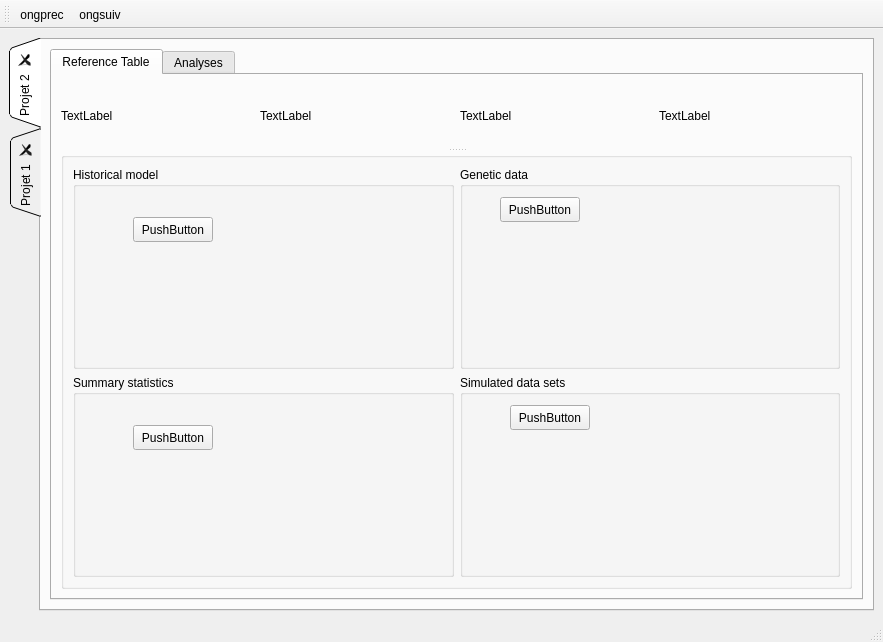
<?xml version="1.0" encoding="UTF-8"?>
<ui version="4.0">
 <class>MainWindow</class>
 <widget class="QMainWindow" name="MainWindow">
  <property name="geometry">
   <rect>
    <x>0</x>
    <y>0</y>
    <width>883</width>
    <height>642</height>
   </rect>
  </property>
  <property name="windowTitle">
   <string>MainWindow</string>
  </property>
  <widget class="QWidget" name="centralwidget">
   <layout class="QGridLayout" name="gridLayout_2">
    <item row="2" column="0">
     <layout class="QGridLayout" name="gridLayout">
      <item row="0" column="0">
       <widget class="QTabWidget" name="tabWidget">
        <property name="tabPosition">
         <enum>QTabWidget::West</enum>
        </property>
        <property name="tabShape">
         <enum>QTabWidget::Triangular</enum>
        </property>
        <property name="currentIndex">
         <number>0</number>
        </property>
        <property name="documentMode">
         <bool>false</bool>
        </property>
        <property name="tabsClosable">
         <bool>true</bool>
        </property>
        <property name="movable">
         <bool>true</bool>
        </property>
        <widget class="QWidget" name="tab_6">
         <attribute name="title">
          <string>Projet 2</string>
         </attribute>
         <layout class="QVBoxLayout" name="verticalLayout">
          <item>
           <widget class="QTabWidget" name="tabWidget_2">
            <property name="currentIndex">
             <number>0</number>
            </property>
            <widget class="QWidget" name="tab">
             <attribute name="title">
              <string>Reference Table</string>
             </attribute>
             <layout class="QGridLayout" name="gridLayout_4">
              <item row="0" column="0">
               <widget class="QSplitter" name="splitter">
                <property name="orientation">
                 <enum>Qt::Vertical</enum>
                </property>
                <widget class="QWidget" name="horizontalLayoutWidget">
                 <layout class="QHBoxLayout" name="horizontalLayout">
                  <item>
                   <widget class="QLabel" name="label">
                    <property name="text">
                     <string>TextLabel</string>
                    </property>
                   </widget>
                  </item>
                  <item>
                   <widget class="QLabel" name="label_4">
                    <property name="text">
                     <string>TextLabel</string>
                    </property>
                   </widget>
                  </item>
                  <item>
                   <widget class="QLabel" name="label_5">
                    <property name="text">
                     <string>TextLabel</string>
                    </property>
                   </widget>
                  </item>
                  <item>
                   <widget class="QLabel" name="label_3">
                    <property name="text">
                     <string>TextLabel</string>
                    </property>
                   </widget>
                  </item>
                 </layout>
                </widget>
                <widget class="QGroupBox" name="groupBox">
                 <property name="sizePolicy">
                  <sizepolicy hsizetype="Ignored" vsizetype="Ignored">
                   <horstretch>0</horstretch>
                   <verstretch>0</verstretch>
                  </sizepolicy>
                 </property>
                 <property name="minimumSize">
                  <size>
                   <width>541</width>
                   <height>0</height>
                  </size>
                 </property>
                 <property name="title">
                  <string/>
                 </property>
                 <property name="flat">
                  <bool>false</bool>
                 </property>
                 <layout class="QGridLayout" name="gridLayout_3">
                  <item row="0" column="2">
                   <widget class="QGroupBox" name="groupBox_6">
                    <property name="title">
                     <string>Genetic data</string>
                    </property>
                    <widget class="QPushButton" name="pushButton_7">
                     <property name="geometry">
                      <rect>
                       <x>40</x>
                       <y>30</y>
                       <width>80</width>
                       <height>25</height>
                      </rect>
                     </property>
                     <property name="text">
                      <string>PushButton</string>
                     </property>
                    </widget>
                   </widget>
                  </item>
                  <item row="0" column="1">
                   <widget class="QGroupBox" name="groupBox_7">
                    <property name="title">
                     <string>Historical model</string>
                    </property>
                    <widget class="QPushButton" name="pushButton_8">
                     <property name="geometry">
                      <rect>
                       <x>60</x>
                       <y>50</y>
                       <width>80</width>
                       <height>25</height>
                      </rect>
                     </property>
                     <property name="text">
                      <string>PushButton</string>
                     </property>
                    </widget>
                   </widget>
                  </item>
                  <item row="1" column="1">
                   <widget class="QGroupBox" name="groupBox_9">
                    <property name="title">
                     <string>Summary statistics</string>
                    </property>
                    <widget class="QPushButton" name="pushButton_10">
                     <property name="geometry">
                      <rect>
                       <x>60</x>
                       <y>50</y>
                       <width>80</width>
                       <height>25</height>
                      </rect>
                     </property>
                     <property name="text">
                      <string>PushButton</string>
                     </property>
                    </widget>
                   </widget>
                  </item>
                  <item row="1" column="2">
                   <widget class="QGroupBox" name="groupBox_8">
                    <property name="title">
                     <string>Simulated data sets</string>
                    </property>
                    <widget class="QPushButton" name="pushButton_9">
                     <property name="geometry">
                      <rect>
                       <x>50</x>
                       <y>30</y>
                       <width>80</width>
                       <height>25</height>
                      </rect>
                     </property>
                     <property name="text">
                      <string>PushButton</string>
                     </property>
                    </widget>
                   </widget>
                  </item>
                 </layout>
                </widget>
               </widget>
              </item>
             </layout>
            </widget>
            <widget class="QWidget" name="tab_2">
             <attribute name="title">
              <string>Analyses</string>
             </attribute>
             <layout class="QVBoxLayout" name="verticalLayout_2">
              <item>
               <widget class="QTableWidget" name="tableWidget">
                <property name="sortingEnabled">
                 <bool>true</bool>
                </property>
                <row>
                 <property name="text">
                  <string>1</string>
                 </property>
                </row>
                <row>
                 <property name="text">
                  <string>2</string>
                 </property>
                </row>
                <row>
                 <property name="text">
                  <string>3</string>
                 </property>
                </row>
                <row>
                 <property name="text">
                  <string>4</string>
                 </property>
                </row>
                <row>
                 <property name="text">
                  <string>5</string>
                 </property>
                </row>
                <row>
                 <property name="text">
                  <string>6</string>
                 </property>
                </row>
                <row>
                 <property name="text">
                  <string>7</string>
                 </property>
                </row>
                <column>
                 <property name="text">
                  <string>name</string>
                 </property>
                </column>
                <column>
                 <property name="text">
                  <string>type</string>
                 </property>
                </column>
                <column>
                 <property name="text">
                  <string>parameters</string>
                 </property>
                </column>
                <column>
                 <property name="text">
                  <string>priority</string>
                 </property>
                </column>
                <column>
                 <property name="text">
                  <string>status</string>
                 </property>
                </column>
                <column>
                 <property name="text">
                  <string>results</string>
                 </property>
                </column>
               </widget>
              </item>
              <item>
               <widget class="QPushButton" name="newAnButton">
                <property name="text">
                 <string>Define new analysis</string>
                </property>
               </widget>
              </item>
             </layout>
            </widget>
           </widget>
          </item>
         </layout>
        </widget>
        <widget class="QWidget" name="tab_3">
         <attribute name="title">
          <string>Projet 1</string>
         </attribute>
         <widget class="QWidget" name="layoutWidget">
          <property name="geometry">
           <rect>
            <x>170</x>
            <y>130</y>
            <width>571</width>
            <height>351</height>
           </rect>
          </property>
          <layout class="QGridLayout" name="gridLayout_7">
           <property name="sizeConstraint">
            <enum>QLayout::SetNoConstraint</enum>
           </property>
           <item row="1" column="0">
            <widget class="QGroupBox" name="groupBox_10">
             <property name="title">
              <string>Genetic data</string>
             </property>
             <widget class="QPushButton" name="pushButton_11">
              <property name="geometry">
               <rect>
                <x>100</x>
                <y>40</y>
                <width>80</width>
                <height>25</height>
               </rect>
              </property>
              <property name="text">
               <string>PushButton</string>
              </property>
             </widget>
            </widget>
           </item>
           <item row="1" column="1">
            <widget class="QGroupBox" name="groupBox_11">
             <property name="title">
              <string>Historical model</string>
             </property>
             <widget class="QPushButton" name="pushButton_12">
              <property name="geometry">
               <rect>
                <x>80</x>
                <y>40</y>
                <width>80</width>
                <height>25</height>
               </rect>
              </property>
              <property name="text">
               <string>PushButton</string>
              </property>
             </widget>
            </widget>
           </item>
           <item row="2" column="0">
            <widget class="QGroupBox" name="groupBox_12">
             <property name="title">
              <string>Summary statistics</string>
             </property>
             <widget class="QPushButton" name="pushButton_13">
              <property name="geometry">
               <rect>
                <x>100</x>
                <y>50</y>
                <width>80</width>
                <height>25</height>
               </rect>
              </property>
              <property name="text">
               <string>PushButton</string>
              </property>
             </widget>
            </widget>
           </item>
           <item row="2" column="1">
            <widget class="QGroupBox" name="groupBox_13">
             <property name="title">
              <string>Simulated data sets</string>
             </property>
             <widget class="QPushButton" name="pushButton_14">
              <property name="geometry">
               <rect>
                <x>100</x>
                <y>30</y>
                <width>80</width>
                <height>25</height>
               </rect>
              </property>
              <property name="text">
               <string>PushButton</string>
              </property>
             </widget>
            </widget>
           </item>
           <item row="0" column="0">
            <widget class="QLabel" name="label_2">
             <property name="sizePolicy">
              <sizepolicy hsizetype="Fixed" vsizetype="Fixed">
               <horstretch>0</horstretch>
               <verstretch>0</verstretch>
              </sizepolicy>
             </property>
             <property name="minimumSize">
              <size>
               <width>397</width>
               <height>159</height>
              </size>
             </property>
             <property name="text">
              <string>TextLabel</string>
             </property>
            </widget>
           </item>
          </layout>
         </widget>
        </widget>
       </widget>
      </item>
     </layout>
    </item>
   </layout>
  </widget>
  <widget class="QMenuBar" name="menubar">
   <property name="geometry">
    <rect>
     <x>0</x>
     <y>0</y>
     <width>883</width>
     <height>20</height>
    </rect>
   </property>
  </widget>
  <widget class="QStatusBar" name="statusbar"/>
  <widget class="QToolBar" name="toolBar">
   <property name="windowTitle">
    <string>toolBar</string>
   </property>
   <attribute name="toolBarArea">
    <enum>TopToolBarArea</enum>
   </attribute>
   <attribute name="toolBarBreak">
    <bool>false</bool>
   </attribute>
   <addaction name="actionOngprec"/>
   <addaction name="actionOngsuiv"/>
  </widget>
  <action name="actionWeb">
   <property name="checkable">
    <bool>true</bool>
   </property>
   <property name="text">
    <string>activer web</string>
   </property>
   <property name="toolTip">
    <string>obvious</string>
   </property>
  </action>
  <action name="action">
   <property name="checkable">
    <bool>true</bool>
   </property>
   <property name="text">
    <string>plap</string>
   </property>
   <property name="toolTip">
    <string>hohoho</string>
   </property>
  </action>
  <action name="actionLoop">
   <property name="checkable">
    <bool>true</bool>
   </property>
   <property name="text">
    <string>loop</string>
   </property>
   <property name="toolTip">
    <string>c'est la vie!</string>
   </property>
   <property name="shortcut">
    <string>Ctrl+Alt+L</string>
   </property>
  </action>
  <action name="actionOngsuiv">
   <property name="text">
    <string>ongsuiv</string>
   </property>
   <property name="shortcut">
    <string>Ctrl+PgDown</string>
   </property>
  </action>
  <action name="actionOngprec">
   <property name="text">
    <string>ongprec</string>
   </property>
   <property name="shortcut">
    <string>Ctrl+PgUp</string>
   </property>
  </action>
 </widget>
 <resources/>
 <connections/>
</ui>
